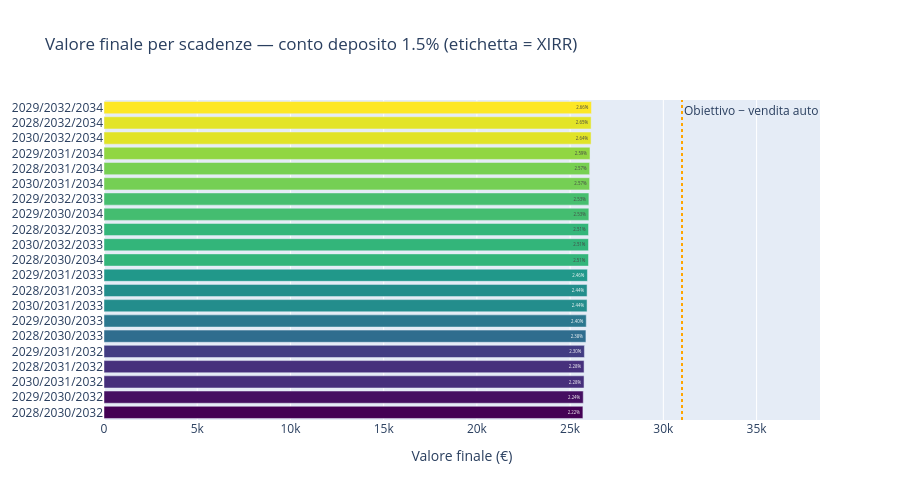

Here is the notebook cell this chart was saved with:
### Code cell
fig = go.Figure(go.Bar(
    y=mid["Scadenze"], x=mid["Valore finale"], orientation="h", text=mid["XIRR"].map("{:.2%}".format),
    marker=dict(color=mid["XIRR"], colorscale="Viridis")))
fig.add_vline(x=TARGET - CAR_SALE, line_dash="dot", line_color="orange", annotation_text="Obiettivo − vendita auto")
fig.update_layout(title=f"Valore finale per scadenze — conto deposito {CASH_RETURN:.1%} (etichetta = XIRR)",
                  xaxis_title="Valore finale (€)", yaxis=dict(autorange="reversed"), height=500)
fig.show()

### Figure 1 — Plotly figure (JSON) as saved in the notebook; plotly's stock layout.template omitted (floating-point values rounded to 4 significant figures)
{"data": [{"marker": {"color": [0.02664, 0.02646, 0.02644, 0.02589, 0.02571, 0.0257, 0.02531, 0.02529, 0.02513, 0.02512, 0.02511, 0.02456, 0.02438, 0.02436, 0.02396, 0.02378, 0.02299, 0.02281, 0.02279, 0.02238, 0.0222], "colorscale": [[0, "#440154"], [0.1111, "#482878"], [0.2222, "#3e4989"], [0.3333, "#31688e"], [0.4444, "#26828e"], [0.5556, "#1f9e89"], [0.6667, "#35b779"], [0.7778, "#6ece58"], [0.8889, "#b5de2b"], [1, "#fde725"]]}, "orientation": "h", "text": ["2.66%", "2.65%", "2.64%", "2.59%", "2.57%", "2.57%", "2.53%", "2.53%", "2.51%", "2.51%", "2.51%", "2.46%", "2.44%", "2.44%", "2.40%", "2.38%", "2.30%", "2.28%", "2.28%", "2.24%", "2.22%"], "type": "bar", "x": [26140.0, 26130.0, 26120.0, 26070.0, 26050.0, 26050.0, 26010.0, 26000.0, 25990.0, 25990.0, 25990.0, 25930.0, 25910.0, 25910.0, 25870.0, 25850.0, 25770.0, 25750.0, 25750.0, 25700.0, 25690.0], "y": ["2029/2032/2034", "2028/2032/2034", "2030/2032/2034", "2029/2031/2034", "2028/2031/2034", "2030/2031/2034", "2029/2032/2033", "2029/2030/2034", "2028/2032/2033", "2030/2032/2033", "2028/2030/2034", "2029/2031/2033", "2028/2031/2033", "2030/2031/2033", "2029/2030/2033", "2028/2030/2033", "2029/2031/2032", "2028/2031/2032", "2030/2031/2032", "2029/2030/2032", "2028/2030/2032"]}], "layout": {"annotations": [{"showarrow": false, "text": "Obiettivo − vendita auto", "x": 31000, "xanchor": "left", "xref": "x", "y": 1, "yanchor": "top", "yref": "y domain"}], "height": 500, "shapes": [{"line": {"color": "orange", "dash": "dot"}, "type": "line", "x0": 31000, "x1": 31000, "xref": "x", "y0": 0, "y1": 1, "yref": "y domain"}], "title": {"text": "Valore finale per scadenze — conto deposito 1.5% (etichetta = XIRR)"}, "xaxis": {"title": {"text": "Valore finale (€)"}}, "yaxis": {"autorange": "reversed"}}}
